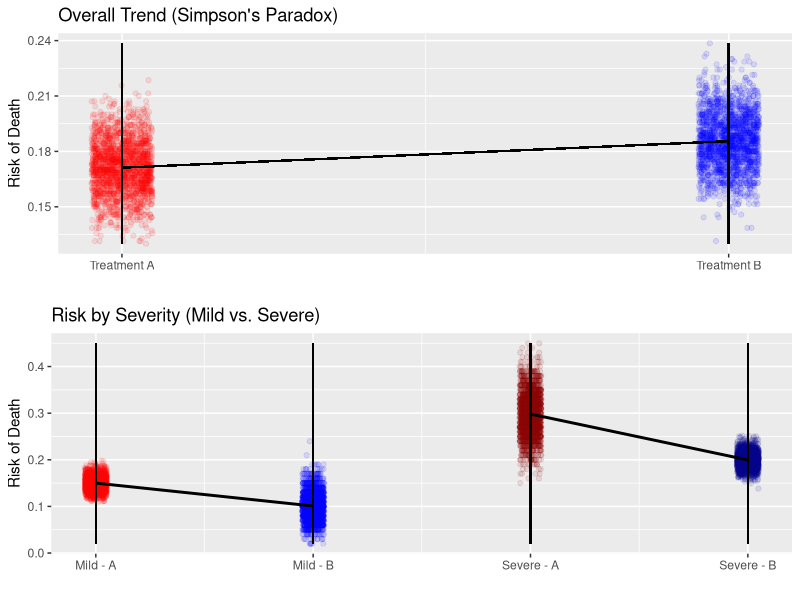

Reproduce this figure in R.
## ---- chunk 1

  suppressWarnings({
  library(ggplot2)
  library(dplyr)
  library(gridExtra)

  n_simulations <- 2000

  rate11 <- numeric(n_simulations)  # Mild and Treatment A
  rate12 <- numeric(n_simulations)  # Mild and Treatment B
  rate21 <- numeric(n_simulations)  # Severe and Treatment A
  rate22 <- numeric(n_simulations)  # Severe and Treatment B
  rate1  <- numeric(n_simulations)  # Total for Treatment A
  rate2  <- numeric(n_simulations)  # Total for Treatment B

  for (i in 1:n_simulations) {

  severity <- rep(c("Mild", "Severe"), each = 700)
  treatment <- c(rep("Treatment A", 600), rep("Treatment B", 100), rep("Treatment A", 100), rep("Treatment B", 600))
  outcome <- c(rbinom(600, 1, 0.15), rbinom(100, 1, 0.1), rbinom(100, 1, 0.3), rbinom(600, 1, 0.2))

  data <- data.frame(Severity = severity, Treatment = treatment, Outcome = outcome)

  death_counts <- tapply(data$Outcome, list(data$Severity, data$Treatment), sum)
  total_counts <- table(data$Severity, data$Treatment)
  proportions <- death_counts / total_counts
  
  rate11[i] <- proportions["Mild", "Treatment A"]  
  rate12[i] <- proportions["Mild", "Treatment B"]  
  rate21[i] <- proportions["Severe", "Treatment A"]  
  rate22[i] <- proportions["Severe", "Treatment B"]  
  rate1[i]  <- sum(death_counts["Mild", "Treatment A"], death_counts["Severe", "Treatment A"]) / 
               sum(total_counts["Mild", "Treatment A"], total_counts["Severe", "Treatment A"]) 
  rate2[i]  <- sum(death_counts["Mild", "Treatment B"], death_counts["Severe", "Treatment B"]) / 
               sum(total_counts["Mild", "Treatment B"], total_counts["Severe", "Treatment B"])
  }

  avg_rate11 <- mean(rate11) * 100  
  avg_rate12 <- mean(rate12) * 100
  avg_rate21 <- mean(rate21) * 100
  avg_rate22 <- mean(rate22) * 100
  avg_rate1  <- mean(rate1) * 100
  avg_rate2  <- mean(rate2) * 100

  final_table <- data.frame(
    Treatment = c("Treatment A", "Treatment B"),
    Mild_Avg = paste(round(c(avg_rate11, avg_rate12), 1), "%"),
    Severe_Avg = paste(round(c(avg_rate21, avg_rate22), 1), "%"),
    Total_Avg = paste(round(c(avg_rate1, avg_rate2), 1), "%")
  )

  print(final_table)

  overall_plot_data <- data.frame(
    X_Pos = rep(c(1, 2), each = n_simulations), 
    Death_rate = c(rate1, rate2),  
    Treatment = rep(c("Treatment A", "Treatment B"), each = n_simulations)  
  )

  p1 <- ggplot(overall_plot_data, aes(x = X_Pos, y = Death_rate, color = Treatment)) +
    geom_point(alpha = 0.1, position = position_jitter(width = 0.05, height = 0), show.legend = FALSE) +
    geom_segment(aes(x = 1, xend = 1, y = min(Death_rate), yend = max(Death_rate)), color = "black") +  
    geom_segment(aes(x = 2, xend = 2, y = min(Death_rate), yend = max(Death_rate)), color = "black") + 
    geom_segment(aes(x = 1, y = avg_rate1 / 100, xend = 2, yend = avg_rate2 / 100), color = "black") + 
    scale_x_continuous(breaks = c(1, 2), labels = c("Treatment A", "Treatment B")) +  
    scale_color_manual(values = c("Treatment A" = "red", "Treatment B" = "blue")) +  
    labs(x = "", y = "Risk of Death", title = "Overall Trend (Simpson's Paradox)")

  plot_data_p2 <- data.frame(
    X_Pos = rep(c(1, 2, 3, 4), each = n_simulations), 
    Death_rate = c(rate11, rate12, rate21, rate22),  
    Group = rep(c("Mild - Treatment A", "Mild - Treatment B", "Severe - Treatment A", "Severe - Treatment B"), each = n_simulations),
    Severity = rep(c("Mild", "Mild", "Severe", "Severe"), each = n_simulations)  
  )

  p2 <- ggplot(plot_data_p2, aes(x = X_Pos, y = Death_rate, color = Group)) +
    geom_point(alpha = 0.1, position = position_jitter(width = 0.05, height = 0)) +  
    geom_segment(aes(x = 1, xend = 1, y = min(Death_rate), yend = max(Death_rate)), color = "black") +  
    geom_segment(aes(x = 2, xend = 2, y = min(Death_rate), yend = max(Death_rate)), color = "black") +  
    geom_segment(aes(x = 3, xend = 3, y = min(Death_rate), yend = max(Death_rate)), color = "black") +  
    geom_segment(aes(x = 4, xend = 4, y = min(Death_rate), yend = max(Death_rate)), color = "black") +  
    geom_smooth(data = subset(plot_data_p2, Severity == "Mild"), method = "lm", se = FALSE, color = "black") +  
    geom_smooth(data = subset(plot_data_p2, Severity == "Severe"), method = "lm", se = FALSE, color = "black") +  
    scale_x_continuous(breaks = c(1, 2, 3, 4), labels = c("Mild - A", "Mild - B", "Severe - A", "Severe - B")) +  
    scale_color_manual(values = c("Mild - Treatment A" = "red", "Mild - Treatment B" = "blue", 
                                  "Severe - Treatment A" = "darkred", "Severe - Treatment B" = "darkblue")) +  
    guides(color = "none") +  
    labs(x = "", y = "Risk of Death", title = "Risk by Severity (Mild vs. Severe)")

  grid.arrange(p1, p2, nrow = 2)
 
  regression_data <- data.frame(
    Death_rate = c(rate11, rate12, rate21, rate22),  
    Treatment = rep(c(0, 1, 0, 1), each = n_simulations),  # 0 = Treatment A, 1 = Treatment B
    Severity = rep(c(0, 0, 1, 1), each = n_simulations)   # 0 = Mild, 1 = Severe
  )

  regression_data$Treatment <- as.numeric(regression_data$Treatment)
  regression_data$Severity <- as.numeric(regression_data$Severity)

  regression_data$Interaction <- regression_data$Treatment * regression_data$Severity

  model <- lm(Death_rate ~ Treatment + Severity + Interaction, data = regression_data)
  
  unique(predict(model))
  })

